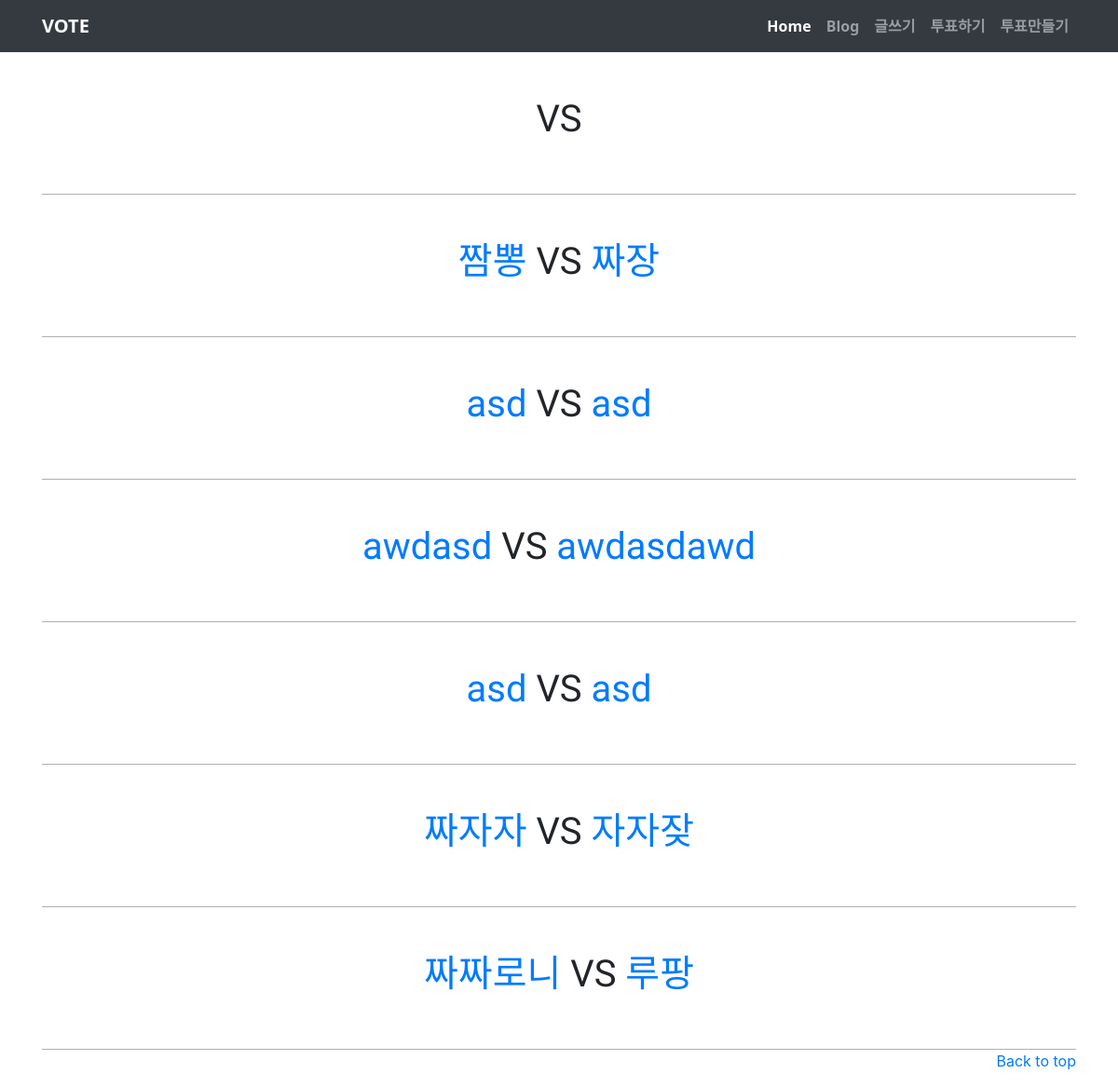
Page /vote/ on the earlier database version.
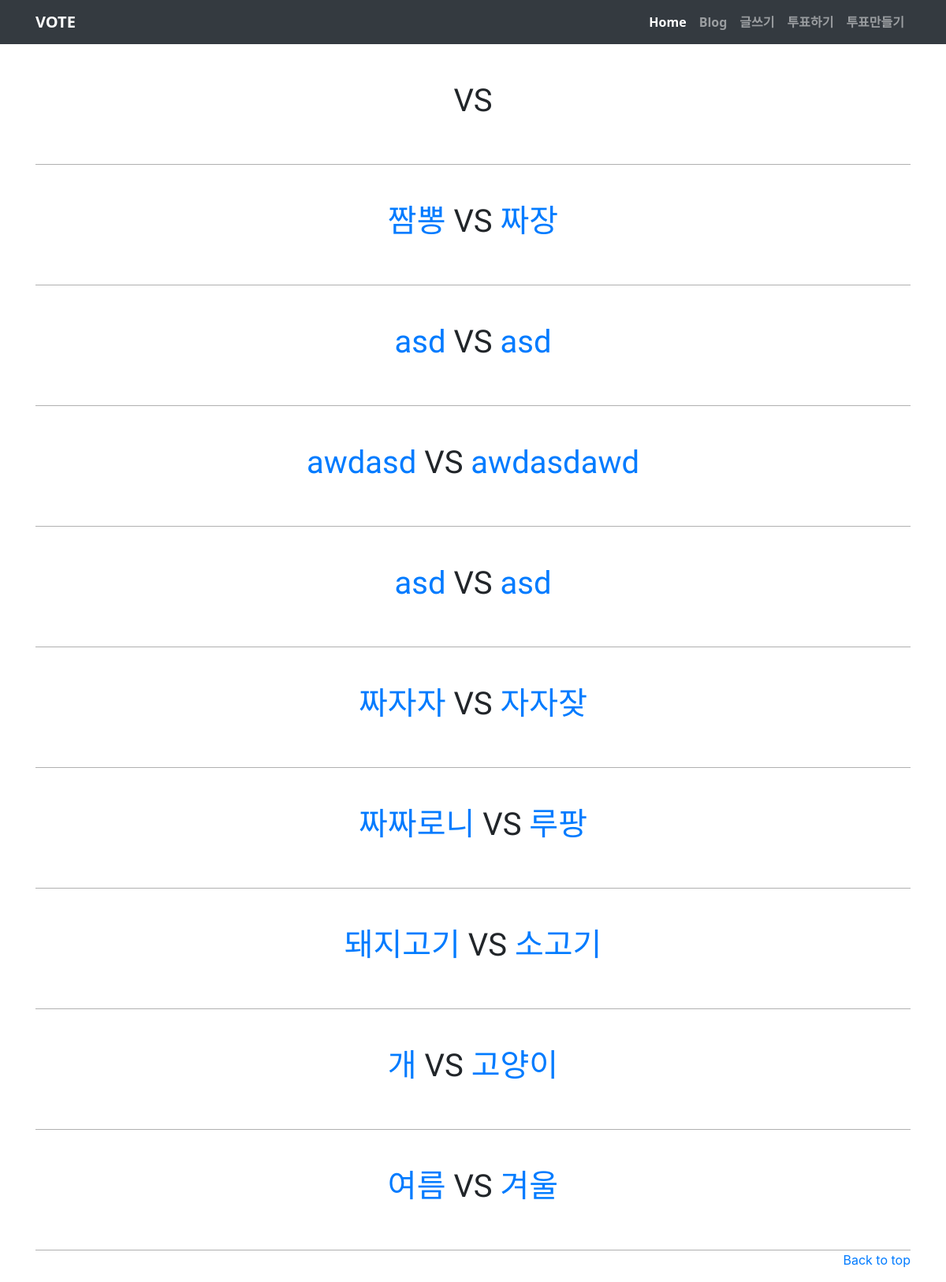
Same page on the later database version.
### vote/models.py (models this page shows, shortened)
class Question(models.Model):
    question_text1 = models.CharField(max_length=200)
    question_text2 = models.CharField(max_length=200)
    pub_date = models.DateTimeField('date published')
    votes_qestion1 = models.IntegerField(default=0)
    votes_qestion2 = models.IntegerField(default=0)

### vote/views.py (the view)
# urls.py: path('vote/', vote.views.vote, name='vote'),
def vote(request):
    questions = Question.objects
    return render(request, 'vote/vote.html', {'questions': questions})

### vote/templates/vote/vote.html (shortened to what this page needs)
<!DOCTYPE html>
<html lang="en">
<head>
    <link rel="stylesheet" href="https://stackpath.bootstrapcdn.com/bootstrap/4.3.1/css/bootstrap.min.css">
</head>
<body>
    <nav class="navbar navbar-expand-lg navbar-dark bg-dark">
  <div class="container">
	  <a class="navbar-brand" href="{% url 'home' %}">VOTE</a>
	  <div class="collapse navbar-collapse" id="navbarNavAltMarkup">
	    <div class="navbar-nav ml-auto">
	      <a class="nav-item nav-link active" href="{% url 'home' %}">Home</a>
        <a class="nav-item nav-link" href="{% url 'home' %}">Blog</a>
        <a class="nav-item nav-link" href="{% url 'new' %}">글쓰기</a>
        <a class="nav-item nav-link" href="{% url 'vote' %}">투표하기</a>
        <a class="nav-item nav-link" href="{% url 'votenew' %}">투표만들기</a>
			</div>
    </div>
	</div>
</nav>
{% for question in questions.all %}
<br>
    <div class="container">
      <div id="list">
        <br>
        <h1><a href="{% url 'votedetail' question.id %}1"> {{ question.question_text1 }} </a> VS <a href="{% url 'votedetail' question.id %}2"> {{ question.question_text2 }}</a></h1>
        <br>
        <br>
      </div>
    </div>
{% endfor %}
</body>
</html>
<footer class="text-muted">
    <div class="container">
      <p class="float-right">
        <a href="#">Back to top</a>
      </p>
    </div>
  </footer>

### vote/templates/vote/vote.html (style rules this page uses)
.navbar { font-family: 'Noto Sans', sans-serif; font-weight: bold; }
#list { font-family: 'Do Hyeon', sans-serif; text-align: center; border-bottom: 1px solid #0000004f; }

Differences in the rows shown:
added Question: question_text1 "돼지고기", question_text2 "소고기"
added Question: question_text1 "개", question_text2 "고양이"
added Question: question_text1 "여름", question_text2 "겨울"
